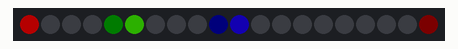
Simulated run of this sketch. Board: Arduino Uno, built with avr-gcc and run on an emulated ATmega328P. Shown: 20 RGB LEDs in strip order, left to right. Dim RGB values are drawn brighter than linear.

Above: at 5.11 s.
At 10.2 s:
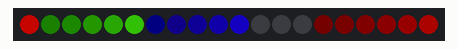
At 11.2 s:
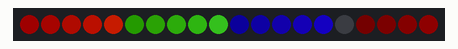
At 12.46 s:
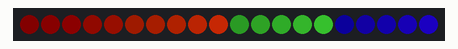
At 13.71 s:
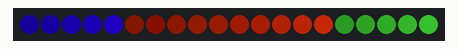
At 14.96 s:
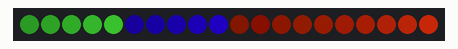

Measured:
- by itself, everything shown: repeats every 15.1 s, in 160 steps

The sketch:

mover.ino
```cpp
/* mover

By: Andrew Tuline

Date: February 2015

 This is a simple pixel moving routine for those of you that just like to count pixels on a strand.
 I prefer to use sine waves as they provide a LOT of flexibility with less code for moving pixels around.

You should be able to add more variables, such as hues, hue rotation, direction and so forth.

*/


#include "FastLED.h"                                          // FastLED library. Preferably the latest copy of FastLED 2.1.

// Fixed definitions cannot change on the fly.
#define LED_DT 12                                             // Data pin to connect to the strip.
#define LED_CK 11
#define COLOR_ORDER BGR                                       // Are they RGB, GRB or what??
#define LED_TYPE APA102                                       // Don't forget to change LEDS.addLeds
#define NUM_LEDS 20                                           // Number of LED's.

// Initialize changeable global variables.
uint8_t max_bright = 128;                                     // Overall brightness definition. It can be changed on the fly.

struct CRGB leds[NUM_LEDS];                                   // Initialize our LED array.


// Define variables used by the sequence.

uint8_t  thisdelay =  100;                                     // A delay value for the sequence(s).
uint8_t   thisfade =   192;                                     // How quickly does it fade? Lower = slower fade rate.


void setup() {
  delay(1000);                                                 // Power-up safety delay or something like that.
  Serial.begin(57600);

//  LEDS.addLeds<LED_TYPE, LED_DT, COLOR_ORDER>(leds, NUM_LEDS);        // Use this for WS2812B
  LEDS.addLeds<LED_TYPE, LED_DT, LED_CK, COLOR_ORDER>(leds, NUM_LEDS);  // Use this for WS2801 or APA102

  FastLED.setBrightness(max_bright);
  set_max_power_in_volts_and_milliamps(5, 500);               // FastLED power management set at 5V, 500mA.
} // setup()


void loop () {
  ChangeMe();                                               // Check the demo loop for changes to the variables.
  mover();                                                  // Call our sequence.
} // loop()


void mover() {
  static uint8_t hue = 0;
  for (int i = 0; i < NUM_LEDS; i++) {
    leds[i] += CHSV(hue, 255, 255);
    leds[(i+5) % NUM_LEDS] += CHSV(hue+85, 255, 255);         // We use modulus so that the location is between 0 and NUM_LEDS
    leds[(i+10) % NUM_LEDS] += CHSV(hue+170, 255, 255);       // Same here.
    FastLED.show();
    fadeToBlackBy(leds, NUM_LEDS, thisfade);                  // Low values = slower fade.
    delay_at_max_brightness_for_power(2.5*thisdelay);
  }
} // mover()


void ChangeMe() {                                             // A time (rather than loop) based demo sequencer. This gives us full control over the length of each sequence.
  uint8_t secondHand = (millis() / 1000) % 15;                // IMPORTANT!!! Change '15' to a different value to change duration of the loop.
  static uint8_t lastSecond = 99;                             // Static variable, means it's only defined once. This is our 'debounce' variable.
  if (lastSecond != secondHand) {                             // Debounce to make sure we're not repeating an assignment.
    lastSecond = secondHand;
    if (secondHand ==  0)  {thisdelay=20; thisfade=240; }     // You can change values here, one at a time , or altogether.
    if (secondHand ==  5)  {thisdelay=50; thisfade=128; }
    if (secondHand == 10)  {thisdelay=100; thisfade=64; }    // Only gets called once, and not continuously for the next several seconds. Therefore, no rainbows.
    if (secondHand == 15)  {}
    if (secondHand == 20)  {}
    if (secondHand == 25)  {}
    if (secondHand == 30)  {}
    if (secondHand == 35)  {}
    if (secondHand == 40)  {}
    if (secondHand == 45)  {}
    if (secondHand == 50)  {}
    if (secondHand == 55)  {}
  }
} // ChangeMe()
```
